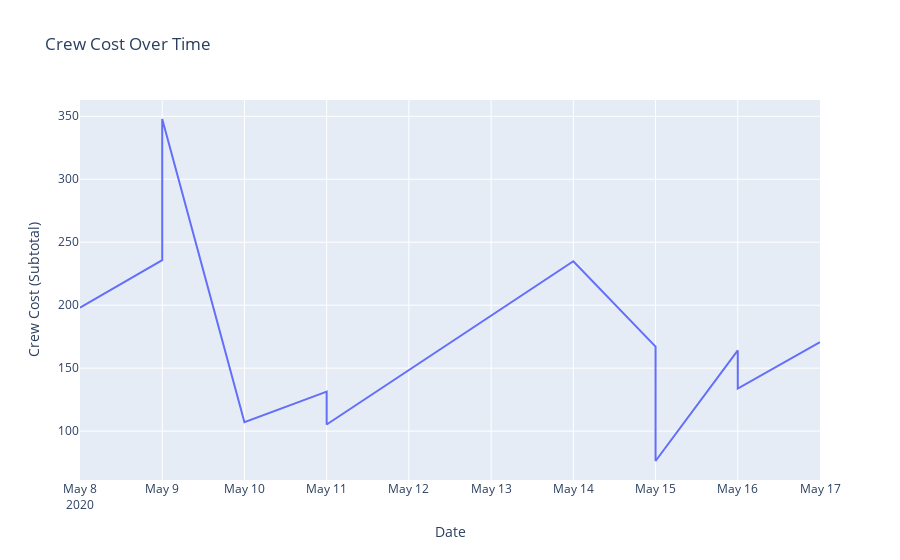

Write notebook code for a chart like this one.
### Code cell
fig = go.Figure(data=graph_one, layout=layout_one)
fig.show()

### Figure 1 — Plotly figure (JSON) as saved in the notebook; plotly's stock layout.template omitted (floating-point values rounded to 4 significant figures)
{"data": [{"mode": "lines", "type": "scatter", "x": ["2020-05-08T00:00:00", "2020-05-09T00:00:00", "2020-05-09T00:00:00", "2020-05-10T00:00:00", "2020-05-11T00:00:00", "2020-05-11T00:00:00", "2020-05-14T00:00:00", "2020-05-15T00:00:00", "2020-05-15T00:00:00", "2020-05-16T00:00:00", "2020-05-16T00:00:00", "2020-05-16T00:00:00", "2020-05-16T00:00:00", "2020-05-17T00:00:00"], "y": [198.1, 235.8, 347.8, 107.0, 131.3, 105.3, 234.9, 167.1, 76.28, 163.6, 164.1, 158.7, 133.8, 170.6]}], "layout": {"autosize": true, "title": {"text": "Crew Cost Over Time"}, "xaxis": {"autorange": true, "range": ["2020-05-08", "2020-05-17"], "title": {"text": "Date"}, "type": "date"}, "yaxis": {"autorange": true, "range": [61.19, 362.9], "title": {"text": "Crew Cost (Subtotal)"}, "type": "linear"}}}
